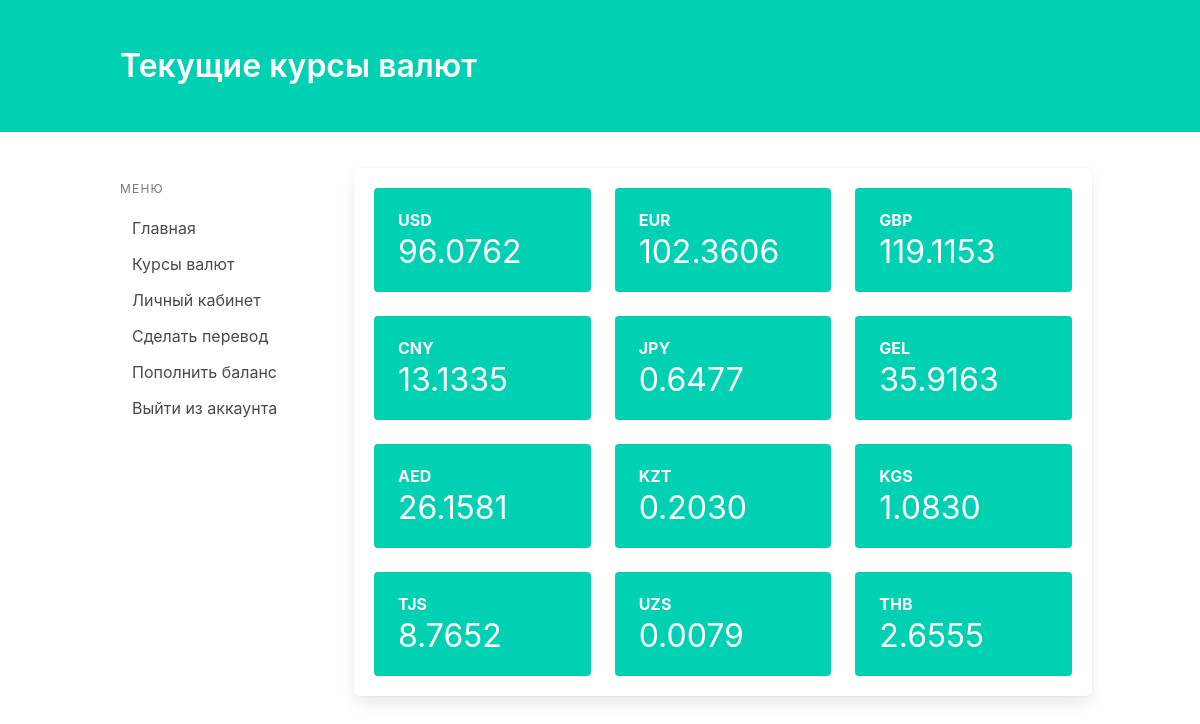
The app's page /exchange_currency/ (signed in) with its own data.
### exchange_currency/models.py (models this page shows, shortened)
class CurrencyRate(models.Model):
    currency_code = models.CharField(max_length=3, unique=True)
    rate = models.DecimalField(max_digits=10, decimal_places=4)
    currency_name = models.CharField(max_length=100, unique=True, default="")
    class Meta:
        app_label = 'exchange_currency'

### exchange_currency/views.py (the view)
# urls.py: path('exchange_currency/', exchange_currency.views.currency_page),
@login_required
def currency_page(request):
    usd_currency = CurrencyRate.objects.get(currency_code='USD')
    eur_currency = CurrencyRate.objects.get(currency_code='EUR')
    gbp_currency = CurrencyRate.objects.get(currency_code='GBP')
    gel_currency = CurrencyRate.objects.get(currency_code='GEL')
    aed_currency = CurrencyRate.objects.get(currency_code='AED')
    kzt_currency = CurrencyRate.objects.get(currency_code='KZT')
    kgs_currency = CurrencyRate.objects.get(currency_code='KGS')
    cny_currency = CurrencyRate.objects.get(currency_code='CNY')
    tjs_currency = CurrencyRate.objects.get(currency_code='TJS')
    uzs_currency = CurrencyRate.objects.get(currency_code='UZS')
    jpy_currency = CurrencyRate.objects.get(currency_code='JPY')
    thb_currency = CurrencyRate.objects.get(currency_code='THB')
    primary = [usd_currency, eur_currency, gbp_currency, cny_currency, jpy_currency, gel_currency, aed_currency,
               kzt_currency, kgs_currency, tjs_currency, uzs_currency, thb_currency]
    return render(request, 'exchange_currency.html',
                  {'currencies': primary})

### templates/exchange_currency.html (shortened to what this page needs)
{% load static %}
<!DOCTYPE html>
<html lang="en">
<head>
    <link rel="stylesheet" href="https://cdn.jsdelivr.net/npm/bulma@0.9.3/css/bulma.min.css">
    <link rel="stylesheet" type="text/css" href="{% static '/css/tooltips.css' %}">
</head>
<body>
    <section class="hero is-primary">
        <div class="hero-body">
            <div class="container">
                <h1 class="title">Текущие курсы валют</h1>
            </div>
        </div>
    </section>
    <section class="section">
        <div class="container">
            <div class="columns">
                <div class="column is-3">
                    <aside class="menu">
                        <p class="menu-label">Меню</p>
                        <ul class="menu-list">
                            <li><a href="/">Главная</a></li>
                            <li><a href="#">Курсы валют</a></li>
                            <li><a href="/profile">Личный кабинет</a></li>
                            <li><a href="../transactions_new">Сделать перевод</a></li>
                            <li><a href="../deposit">Пополнить баланс</a></li>
                            <li><a href="../accounts/logout">Выйти из аккаунта</a></li>
                        </ul>
                    </aside>
                </div>
                <section class="box">
                    <div class="container">
                        <div class="columns is-multiline">
                            {% for elem in currencies %}
                            <div class="column is-one-third">
                                <div class="notification is-primary">
                                    <strong>
                                        <span class="tooltip" data-tooltip="{{elem.currency_name}}">
                                            {{elem.currency_code}}</span>
                                        <p class="subtitle is-3">{{elem.rate}}</p>
                                    </strong>
                                </div>
                            </div>
                            {% endfor %}
                        </div>
                    </div>
                </section>
            </div>
        </div>
    </section>
</body>
</html>

### static/css/tooltips.css (style rules this page uses)
.tooltip { position: relative; cursor: pointer; }
.tooltip::after { content: attr(data-tooltip); position: absolute; bottom: 100%; left: 50%; transform: translateX(-50%); padding: 5px; background-color: #333; color: #fff; border-radius: 4px; opacity: 0; visibility: hidden; transition: opacity 0.2s, visibility 0.2s; }

### records on screen
CurrencyRate: currency_code "USD", rate "96.0762"
CurrencyRate: currency_code "EUR", rate "102.3606"
CurrencyRate: currency_code "GBP", rate "119.1153"
CurrencyRate: currency_code "CNY", rate "13.1335"
CurrencyRate: currency_code "JPY", rate "0.6477"
CurrencyRate: currency_code "GEL", rate "35.9163"
CurrencyRate: currency_code "AED", rate "26.1581"
CurrencyRate: currency_code "KZT", rate "0.2030"
CurrencyRate: currency_code "KGS", rate "1.0830"
CurrencyRate: currency_code "TJS", rate "8.7652"
CurrencyRate: currency_code "UZS", rate "0.0079"
CurrencyRate: currency_code "THB", rate "2.6555"
